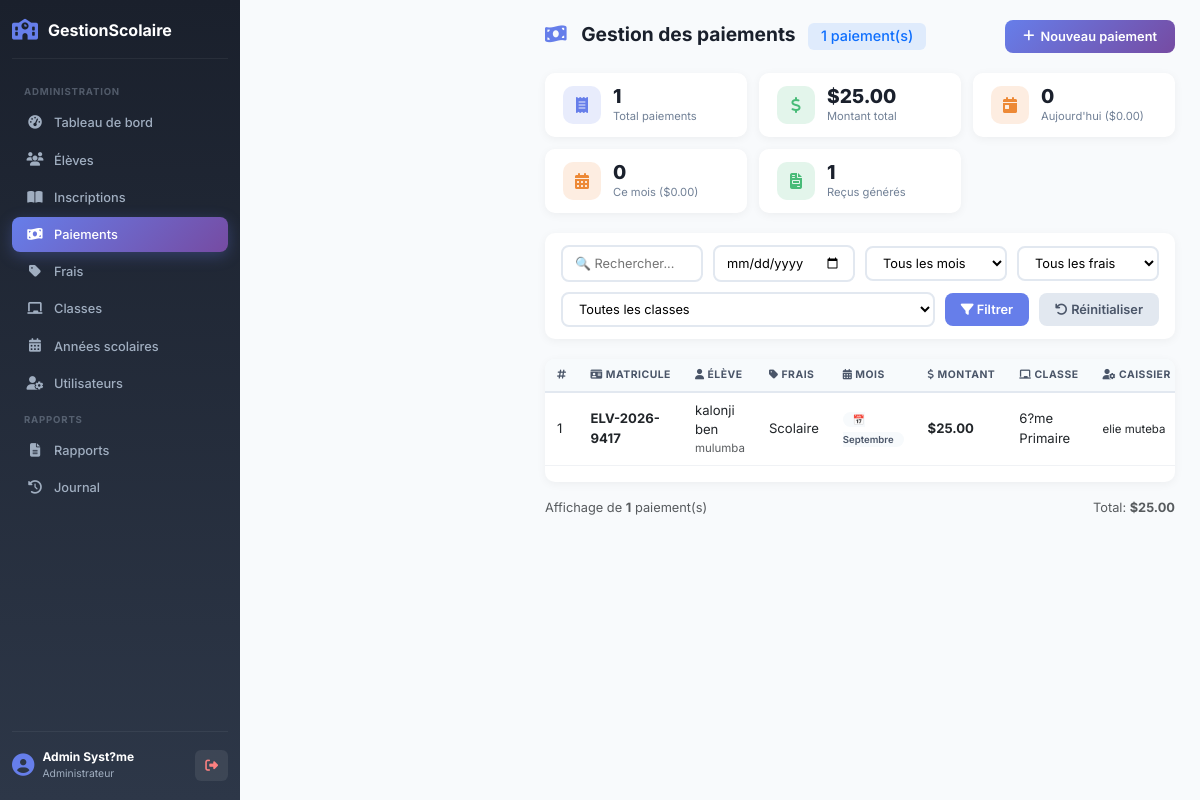
Screenshot of /admin/paiements/index.php (signed in) with the database file from the repository.
### tables this page shows
CREATE TABLE `paiements` (
  `idPaiement` int(11) NOT NULL,
  `idInscription` int(11) NOT NULL,
  `idFrais` int(11) NOT NULL,
  `mois` enum('Septembre','Octobre','Novembre','D?cembre','Janvier','F?vrier','Mars','Avril','Mai','Juin','Juillet') DEFAULT NULL,
  `montantPaye` decimal(10,2) NOT NULL,
  `datePaiement` datetime DEFAULT current_timestamp(),
  `idCaissier` int(11) NOT NULL,
  `numeroRecu` varchar(50) DEFAULT NULL
);

CREATE TABLE `eleves` (
  `idEleve` int(11) NOT NULL,
  `matricule` varchar(30) NOT NULL,
  `nom` varchar(100) NOT NULL,
  `postNom` varchar(100) DEFAULT NULL,
  `prenom` varchar(100) DEFAULT NULL,
  `lieuNaissance` varchar(100) DEFAULT NULL,
  `sexe` enum('M','F') DEFAULT NULL,
  `dateNaissance` date DEFAULT NULL,
  `adresse` varchar(255) DEFAULT NULL,
  `telephone` varchar(20) DEFAULT NULL,
  `nomPere` varchar(100) DEFAULT NULL,
  `nomMere` varchar(100) DEFAULT NULL,
  `motDePasse` varchar(255) DEFAULT NULL,
  `idUtilisateur` int(11) DEFAULT NULL
);

CREATE TABLE `frais` (
  `idFrais` int(11) NOT NULL,
  `libelle` varchar(100) NOT NULL,
  `montant` decimal(10,2) NOT NULL,
  `typeFrais` enum('Inscription','Mensualit?','Autre') NOT NULL,
  `idAnnee` int(11) NOT NULL,
  `idNiveau` int(11) DEFAULT NULL,
  `statut` enum('Actif','Inactif') DEFAULT 'Actif'
);

CREATE TABLE `classes` (
  `idClasse` int(11) NOT NULL,
  `nomClasse` varchar(50) NOT NULL,
  `idNiveau` int(11) NOT NULL
);

CREATE TABLE `utilisateurs` (
  `idUtilisateur` int(11) NOT NULL,
  `nom` varchar(100) NOT NULL,
  `postNom` varchar(100) DEFAULT NULL,
  `prenom` varchar(100) DEFAULT NULL,
  `sexe` enum('M','F') DEFAULT NULL,
  `telephone` varchar(20) DEFAULT NULL,
  `email` varchar(100) DEFAULT NULL,
  `username` varchar(50) NOT NULL,
  `motDePasse` varchar(255) NOT NULL,
  `idRole` int(11) NOT NULL,
  `statut` enum('Actif','Inactif') DEFAULT 'Actif'
);

### admin/paiements/index.php (the view, shortened to what this page needs)
<?php
$db = db();
$search = isset($_GET['search']) ? trim($_GET['search']) : '';
$filtre_date = isset($_GET['date']) ? $_GET['date'] : '';
$sql = "SELECT p.*, e.matricule, e.nom, e.prenom, e.postNom,
               f.libelle as frais_libelle,
               c.nomClasse, n.nomNiveau,
               a.libelle as annee,
               u.nom as caissier_nom, u.prenom as caissier_prenom
        FROM paiements p
        JOIN inscriptions i ON p.idInscription = i.idInscription
        JOIN eleves e ON i.idEleve = e.idEleve
        JOIN frais f ON p.idFrais = f.idFrais
        JOIN classes c ON i.idClasse = c.idClasse
        JOIN niveaux n ON c.idNiveau = n.idNiveau
        JOIN annees_scolaires a ON i.idAnnee = a.idAnnee
        JOIN utilisateurs u ON p.idCaissier = u.idUtilisateur
        WHERE 1=1";
$params = [];
$sql .= " ORDER BY p.datePaiement DESC";
$stmt = $db->prepare($sql);
$stmt->execute($params);
$paiements = $stmt->fetchAll();
$total_paiements = count($paiements);
$montant_total = array_sum(array_column($paiements, 'montantPaye'));
$stmt = $db->query("SELECT COUNT(*) as total, SUM(montantPaye) as total_montant FROM paiements WHERE DATE(datePaiement) = CURDATE()");
$stats_jour = $stmt->fetch();
$stmt = $db->query("SELECT COUNT(*) as total, SUM(montantPaye) as total_montant FROM paiements WHERE MONTH(datePaiement) = MONTH(CURDATE()) AND YEAR(datePaiement) = YEAR(CURDATE())");
$stats_mois = $stmt->fetch();
$stmt = $db->query("SELECT COUNT(*) as total FROM paiements WHERE numeroRecu IS NOT NULL AND numeroRecu != ''");
$stats_recus = $stmt->fetch();
include __DIR__ . '/../../includes/header.php';
?>
<div class="app-layout">
    <div class="sidebar-admin" id="sidebarAdmin">
        <div class="sidebar-logo">
            <i class="fas fa-school"></i>
            <span>GestionScolaire</span>
        </div>
        <ul class="sidebar-menu">
            <li class="menu-section">Administration</li>
            <li><a href="../dashboard.php"><i class="fas fa-tachometer-alt"></i> Tableau de bord</a></li>
            <li><a href="../eleves/index.php"><i class="fas fa-users"></i> Élèves</a></li>
            <li><a href="../inscriptions/index.php"><i class="fas fa-book-open"></i> Inscriptions</a></li>
            <li><a href="index.php" class="active"><i class="fas fa-money-bill-wave"></i> Paiements</a></li>
            <li><a href="../frais/index.php"><i class="fas fa-tag"></i> Frais</a></li>
            <li><a href="../classes/index.php"><i class="fas fa-chalkboard"></i> Classes</a></li>
            <li><a href="../annees/index.php"><i class="fas fa-calendar-alt"></i> Années scolaires</a></li>
            <li><a href="../utilisateurs/index.php"><i class="fas fa-user-cog"></i> Utilisateurs</a></li>
            <li class="menu-section">Rapports</li>
            <li><a href="../rapports/index.php"><i class="fas fa-file-alt"></i> Rapports</a></li>
            <li><a href="../journal/index.php"><i class="fas fa-history"></i> Journal</a></li>
        </ul>
        <div class="sidebar-footer">
            <div class="user-info">
                <i class="fas fa-user-circle"></i>
                <div>
                    <strong><?php echo $_SESSION['nom'] . ' ' . $_SESSION['prenom']; ?></strong>
                    <span><?php echo $_SESSION['role']; ?></span>
                </div>
            </div>
            <a href="../../logout.php" class="btn-logout" title="Déconnexion">
                <i class="fas fa-sign-out-alt"></i>
            </a>
        </div>
    </div>
    <div class="main-content">
        <div class="page-header">
            <h2>
                <i class="fas fa-money-bill-wave"></i>
                Gestion des paiements
                <span class="badge bg-primary bg-opacity-10 text-primary ms-2">
                    <?php echo $total_paiements; ?> paiement(s)
                </span>
            </h2>
            <div class="header-right">
                <a href="ajouter.php" class="btn-add">
                    <i class="fas fa-plus"></i> Nouveau paiement
                </a>
            </div>
        </div>
        <div class="stats-row">
            <div class="stat-item">
                <div class="stat-icon" style="background: rgba(102, 126, 234, 0.15); color: #667eea;">
                    <i class="fas fa-receipt"></i>
                </div>
                <div class="stat-info">
                    <div class="number"><?php echo $total_paiements; ?></div>
                    <div class="label">Total paiements</div>
                </div>
            </div>
            <div class="stat-item">
                <div class="stat-icon" style="background: rgba(72, 187, 120, 0.15); color: #48bb78;">
                    <i class="fas fa-dollar-sign"></i>
                </div>
                <div class="stat-info">
                    <div class="number">$<?php echo number_format($montant_total, 2); ?></div>
                    <div class="label">Montant total</div>
                </div>
            </div>
            <div class="stat-item">
                <div class="stat-icon" style="background: rgba(237, 137, 54, 0.15); color: #ed8936;">
                    <i class="fas fa-calendar-day"></i>
                </div>
                <div class="stat-info">
                    <div class="number"><?php echo $stats_jour['total'] ?? 0; ?></div>
                    <div class="label">Aujourd'hui ($<?php echo number_format($stats_jour['total_montant'] ?? 0, 2); ?>)</div>
                </div>
            </div>
            <div class="stat-item">
                <div class="stat-icon" style="background: rgba(237, 137, 54, 0.15); color: #ed8936;">
                    <i class="fas fa-calendar-alt"></i>
                </div>
                <div class="stat-info">
                    <div class="number"><?php echo $stats_mois['total'] ?? 0; ?></div>
                    <div class="label">Ce mois ($<?php echo number_format($stats_mois['total_montant'] ?? 0, 2); ?>)</div>
                </div>
            </div>
            <div class="stat-item">
                <div class="stat-icon" style="background: rgba(72, 187, 120, 0.15); color: #48bb78;">
                    <i class="fas fa-file-invoice"></i>
                </div>
                <div class="stat-info">
                    <div class="number"><?php echo $stats_recus['total'] ?? 0; ?></div>
                    <div class="label">Reçus générés</div>
                </div>
            </div>
        </div>
        <form method="GET" action="" class="filters">
            <input type="text" name="search" placeholder="🔍 Rechercher..."
                   value="<?php echo htmlspecialchars($search); ?>">
            <input type="date" name="date" value="<?php echo htmlspecialchars($filtre_date); ?>" title="Date">
            <select name="mois">
                <option value="">Tous les mois</option>
            </select>
            <select name="frais">
                <option value="">Tous les frais</option>
            </select>
            <select name="classe">
                <option value="">Toutes les classes</option>
            </select>
            <button type="submit" class="btn-filter"><i class="fas fa-filter"></i> Filtrer</button>
            <a href="index.php" class="btn-reset"><i class="fas fa-undo"></i> Réinitialiser</a>
        </form>
        <div class="table-container" id="tableContainer">
            <div class="table-responsive">
                <table class="table" id="paiementTable">
                    <thead>
                        <tr>
                            <th><i class="fas fa-hashtag"></i></th>
                            <th><i class="fas fa-id-card"></i> Matricule</th>
                            <th><i class="fas fa-user"></i> Élève</th>
                            <th><i class="fas fa-tag"></i> Frais</th>
                            <th><i class="fas fa-calendar-alt"></i> Mois</th>
                            <th><i class="fas fa-dollar-sign"></i> Montant</th>
                            <th><i class="fas fa-chalkboard"></i> Classe</th>
                            <th><i class="fas fa-user-cog"></i> Caissier</th>
                        </tr>
                    </thead>
                    <tbody>
                        <?php if (empty($paiements)): ?>
                            <tr>
                                <td colspan="11">
                                    <div class="empty-state">
                                        <i class="fas fa-inbox"></i>
                                        <p>Aucun paiement trouvé</p>
                                        <a href="ajouter.php" class="btn btn-primary btn-sm mt-2">
                                            <i class="fas fa-plus"></i> Enregistrer un paiement
                                        </a>
                                    </div>
                                </td>
                            </tr>
                        <?php else: ?>
                            <?php foreach ($paiements as $index => $p): ?>
                                <tr>
                                    <td><?php echo $index + 1; ?></td>
                                    <td><strong><?php echo htmlspecialchars($p['matricule']); ?></strong></td>
                                    <td>
                                        <?php echo htmlspecialchars($p['nom'] . ' ' . $p['prenom']); ?>
                                        <?php if (!empty($p['postNom'])): ?>
                                            <small class="text-muted d-block"><?php echo htmlspecialchars($p['postNom']); ?></small>
                                        <?php endif; ?>
                                    </td>
                                    <td><?php echo htmlspecialchars($p['frais_libelle']); ?></td>
                                    <td>
                                        <?php if (!empty($p['mois'])): ?>
                                            <span class="badge-mois">📅 <?php echo htmlspecialchars($p['mois']); ?></span>
                                        <?php else: ?>
                                            <span class="text-muted">-</span>
                                        <?php endif; ?>
                                    </td>
                                    <td><strong>$<?php echo number_format($p['montantPaye'], 2); ?></strong></td>
                                    <td><?php echo htmlspecialchars($p['nomClasse']); ?></td>
                                    <td>
                                        <small><?php echo htmlspecialchars($p['caissier_nom'] . ' ' . $p['caissier_prenom']); ?></small>
                                    </td>
                                </tr>
                            <?php endforeach; ?>
                        <?php endif; ?>
                    </tbody>
                </table>
            </div>
        </div>
        <?php if (!empty($paiements)): ?>
        <div class="d-flex justify-content-between align-items-center mt-3">
            <span class="text-muted" style="font-size:0.8rem;">
                Affichage de <strong><?php echo count($paiements); ?></strong> paiement(s)
            </span>
            <span class="text-muted" style="font-size:0.8rem;">
                Total: <strong>$<?php echo number_format($montant_total, 2); ?></strong>
            </span>
        </div>
        <?php endif; ?>
        <?php include __DIR__ . '/../../includes/footer.php'; ?>
</body>
</html>

### assets/css/style.css (style rules this page uses)
* { margin: 0; padding: 0; box-sizing: border-box; }
body { font-family: 'Inter', -apple-system, BlinkMacSystemFont, sans-serif; background: #f8fafc; overflow-x: hidden; }
.main-content { margin-left: 280px; min-height: 100vh; padding: 20px 30px; }
.badge { font-weight: 500; padding: 0.4rem 0.8rem; }

### rows the page displays
paiements: eleves.matricule "ELV-2026-9417", eleves.nom+prenom "kalonji ben", eleves.postNom "mulumba", idFrais.libelle "Scolaire", mois "Septembre", montantPaye "25.00", classes.nomClasse "6?me Primaire", idCaissier.prenom "elie muteba"

### other values shown
$_SESSION['nom'] "Admin"
$_SESSION['prenom'] "Syst?me"
$_SESSION['role'] "Administrateur"
$total_paiements "1"
$montant_total "25.00"
$stats_jour['total'] "0"
$stats_jour['total_montant'] "0.00"
$stats_mois['total'] "0"
$stats_mois['total_montant'] "0.00"
$stats_recus['total'] "1"
count($paiements) "1"
